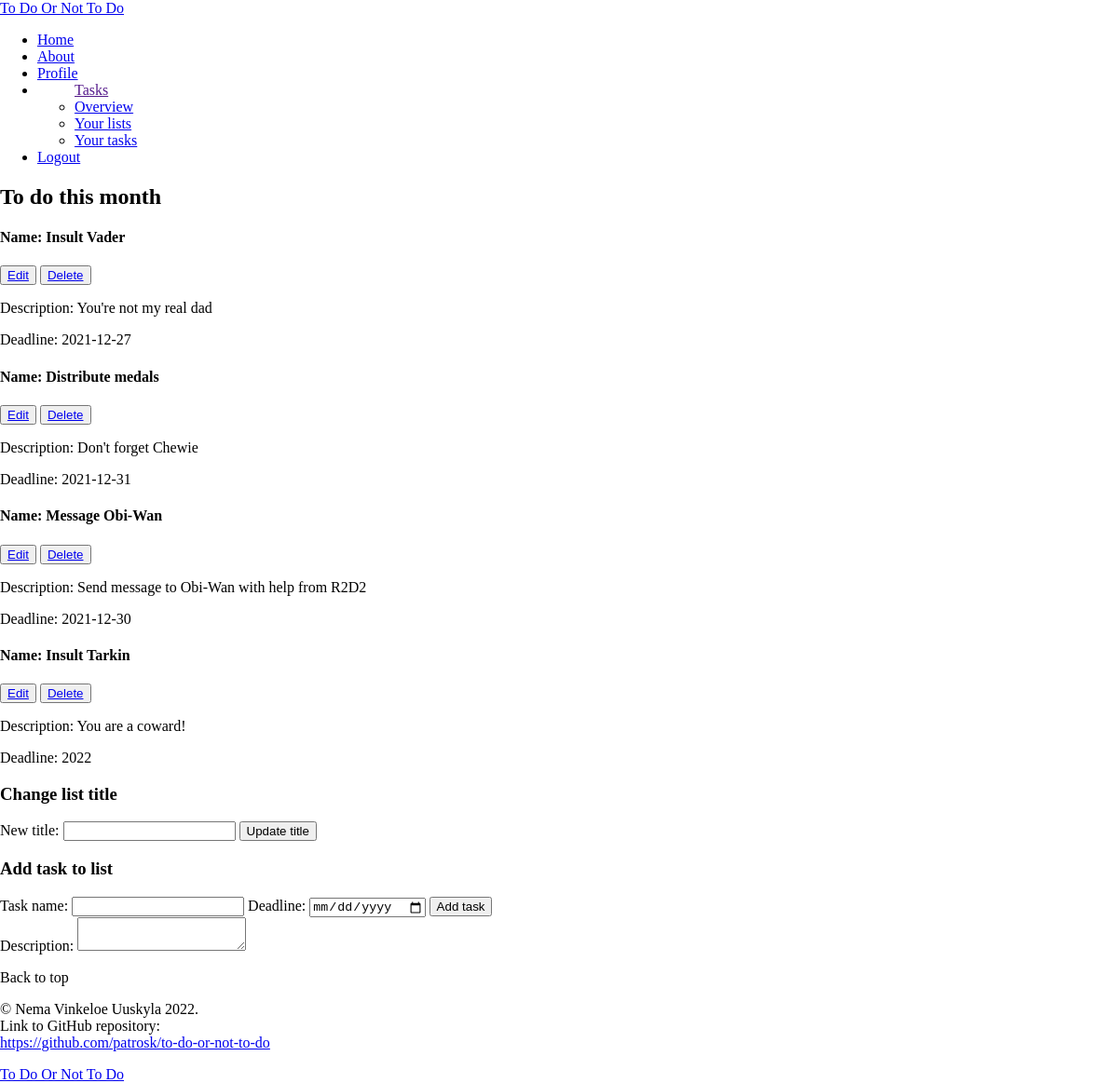
The app's page /single_list.php?id=18 (signed in), older data.
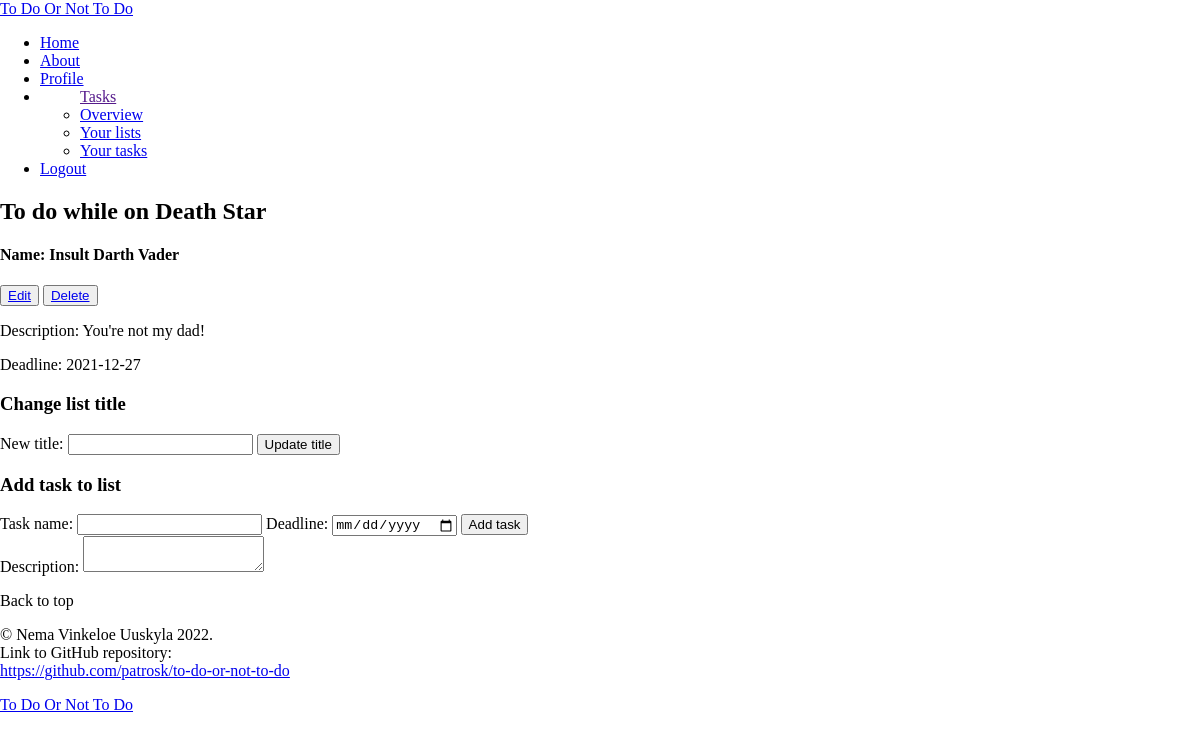
The same page, newer data.
### tables this page shows
CREATE TABLE lists (
	id INTEGER PRIMARY KEY AUTOINCREMENT,
	title VARCHAR,
	user_id VARCHAR,
	FOREIGN KEY (user_id) REFERENCES users(id)
);

CREATE TABLE tasks (
	id INTEGER PRIMARY KEY AUTOINCREMENT,
	user_id INTEGER,
	list_id INTEGER,
	title VARCHAR,
	description VARCHAR,
	created_at DATETIME,
	deadline_at DATETIME,
	completed_at DATETIME,
	FOREIGN KEY (user_id) REFERENCES users(id), 
	FOREIGN KEY (list_id) REFERENCES lists(id)
);

### app/config.php (called while the page is built, shortened)
<?php
return [
    'title' => 'To Do Or Not To Do',
    'database_path' => sprintf('sqlite:%s/database/database.db', __DIR__),
];

### app/autoload.php (called while the page is built, shortened)
<?php
require __DIR__ . '/config.php';
require __DIR__ . '/functions.php';
$config = require __DIR__ . '/config.php';

### app/functions.php (called while the page is built, shortened)
<?php
function is_logged_in()
{
    if (isset($_SESSION['user'])) {
        $user = $_SESSION['user'];
        return $user;
    }
}
function get_lists(object $database)
{
    $user_id = $_SESSION['user']['id'];
    $statement = $database->prepare("SELECT * FROM lists WHERE user_id = :id");
    $statement->bindParam(':id', $user_id, PDO::PARAM_INT);
    $statement->execute();
    $lists = $statement->fetchAll(PDO::FETCH_ASSOC);
    return $lists;
}
function get_tasks(object $database, $integer)
{
    $user_id = $_SESSION['user']['id'];
    $list_id = $integer;
    $statement = $database->prepare("SELECT * FROM tasks WHERE user_id = :user_id AND list_id = :list_id");
    $statement->bindParam(':user_id', $user_id, PDO::PARAM_INT);
    $statement->bindParam(':list_id', $list_id, PDO::PARAM_INT);
    $statement->execute();
    $tasks = $statement->fetchAll(PDO::FETCH_ASSOC);
    return $tasks;
}

### single_list.php (the view, shortened to what this page needs)
<?php
require __DIR__ . '/app/autoload.php';
require __DIR__ . '/views/header.php';
require __DIR__ . '/views/navigation.php';
?>
<?php
$id = $_GET['id'];
$lists = get_lists($database);
$tasks = get_tasks($database, $id);
foreach ($lists as $list) : ?>
    <?php if ($list['id'] == $id) : ?>
        <h2><?= $list['title'] ?></h2>
    <?php endif ?>
<?php endforeach ?>
<?php
foreach ($tasks as $task) : ?>
    <h4>Name: <?= $task['title'] ?></h4>
    <button>
        <a href="/popup.php?id=<?= $id ?>&task_id=<?= $task['id'] ?>">Edit</a>
    </button>
    <button>
        <a href="/app/tasks/delete.php?id=<?= $id ?>&task_id=<?= $task['id'] ?>">Delete</a>
    </button>
    <p>Description: <?= $task['description'] ?></p>
    <p>Deadline: <?= $task['deadline_at'] ?></p>
<?php endforeach ?>
<h3>Change list title</h3>
<form action="/app/lists/update.php?id=<?= $id ?>" method="post">
    <label for="title">New title: </label>
    <input name="title" id="title" type="text">
    <button type="submit">Update title</button>
</form>
<h3>Add task to list</h3>
<form action="/app/tasks/create.php?id=<?= $id ?>" method="post" id="new_task">
    <label for="name">Task name: </label>
    <input name="name" id="name" type="text">
    <label for="deadline">Deadline: </label>
    <input name="deadline" id="deadline" type="date">
    <button type="submit">Add task</button>
</form>
<label for="description">Description: </label>
<textarea name="description" id="description" form="new_task"></textarea>
<?php require __DIR__ . '/views/footer.php';

### views/header.php (shortened to what this page needs)
<!DOCTYPE html>
<html lang="en">
<head>
    <link rel="stylesheet" href="../assets/styles/style.css">
    <link rel="stylesheet" href="../assets/styles/header.css">
    <link rel="stylesheet" href="../assets/styles/navigation.css">
    <link rel="stylesheet" href="../assets/styles/footer.css">
</head>
<body>

### views/navigation.php (shortened to what this page needs)
<header>
    <nav class="navbar navbar-expand-lg navbar-light bg-light">
        <a class="navbar-brand" href="/index.php"><?= $config['title'] ?></a>
        <ul class="navbar-nav">
            <li class="nav-item">
                <a class="nav-link" href="/index.php">Home</a>
            </li>
            <li class="nav-item">
                <a class="nav-link" href="/about.php">About</a>
            </li>
            <?php if (is_logged_in()) : ?>
                <li class="nav-item">
                    <a class="nav-link" href="../profile.php">Profile</a>
                </li>
                <li>
                    <ul><a href="">Tasks</a>
                        <li class="nav-item">
                            <a class="nav-link" href="/overview.php">Overview</a>
                        </li>
                        <li class="nav-item">
                            <a class="nav-link" href="/lists.php">Your lists</a>
                        </li>
                        <li class="nav-item">
                            <a class="nav-link" href="/tasks.php">Your tasks</a>
                        </li>
                    </ul>
                </li>
                <li class="nav-item">
                    <a class="nav-link" href="/app/users/logout.php">Logout</a>
                </li>
            <?php endif ?>
        </ul>
    </nav>
</header>

### views/footer.php (shortened to what this page needs)
<footer>
    <p>Back to top</p>
    <p>© Nema Vinkeloe Uuskyla 2022.<br>
        Link to GitHub repository:<br>
        <a href="https://github.com/patrosk/to-do-or-not-to-do">https://github.com/patrosk/to-do-or-not-to-do</a>
    </p>
    <a class="navbar-brand" href="/index.php"><?= $config['title'] ?></a>
</footer>
</body>
</html>

### assets/styles/header.css (style rules this page uses)
* { box-sizing: border-box; }
body { margin: 0; }

Row changes from the older to the newer data that the page shows:
removed tasks: title "Distribute medals", description "Don't forget Chewie", deadline_at "2021-12-31"
removed tasks: title "Message Obi-Wan", description "Send message to Obi-Wan with help from R2D2", deadline_at "2021-12-30"
removed tasks: title "Insult Tarkin", description "You are a coward!", deadline_at "2022"
changed lists: title "To do this month" → "To do while on Death Star"
changed tasks: title "Insult Vader" → "Insult Darth Vader"; description "You're not my real dad" → "You're not my dad!"
